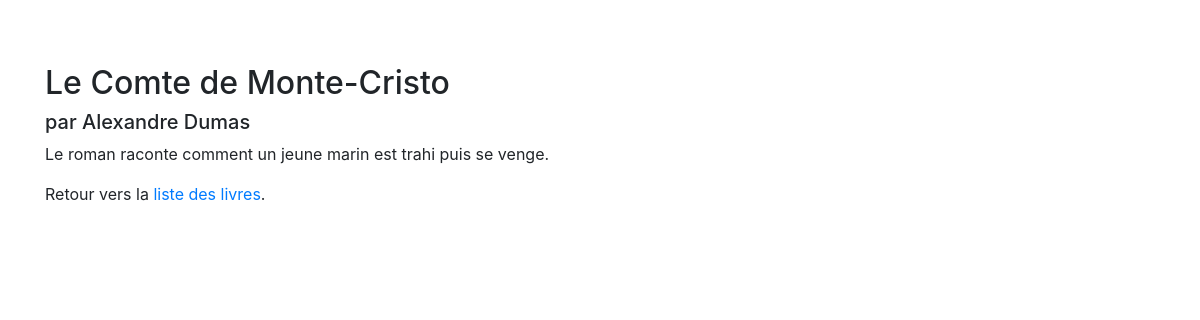
Screenshot of /book/1/ with the database file from the repository.
### monsite/models.py (models this page shows)
class Book(models.Model):
    title = models.CharField(max_length=200)
    author = models.CharField(max_length=200)
    description = models.TextField(blank=True)

### monsite/views.py (the view)
# urls.py: path('book/<int:book_id>/', bookdetails),
def bookdetails(request, book_id):
    book = Book.objects.get(id=book_id)
    template = get_template("bookdetails.html")
    context = {"book": book}
    html = template.render(context)
    return HttpResponse(html)

### monsite/templates/bookdetails.html (shortened to what this page needs)
<!doctype html>
<html lang="fr">
  <head>
    <link rel="stylesheet" href="https://cdn.jsdelivr.net/npm/bootstrap@4.4.1/dist/css/bootstrap.min.css">
  </head>
  <body>
    <main class="container">
      <div>
          <h2>{{book.title}}</h2>
          <h5>par {{book.author}}</h5>
          <p>
              {{book.description}}
          </p>
      </div>
      <footer>
          Retour vers la <a href="/books/">liste des livres</a>.
      </footer>
    </main>
  </body>
</html>

### monsite/templates/bookdetails.html (style rules this page uses)
body { padding-top: 4rem; }

### rows the page displays
Book: title "Le Comte de Monte-Cristo", author "Alexandre Dumas", description "Le roman raconte comment un jeune marin est trahi puis se venge."
